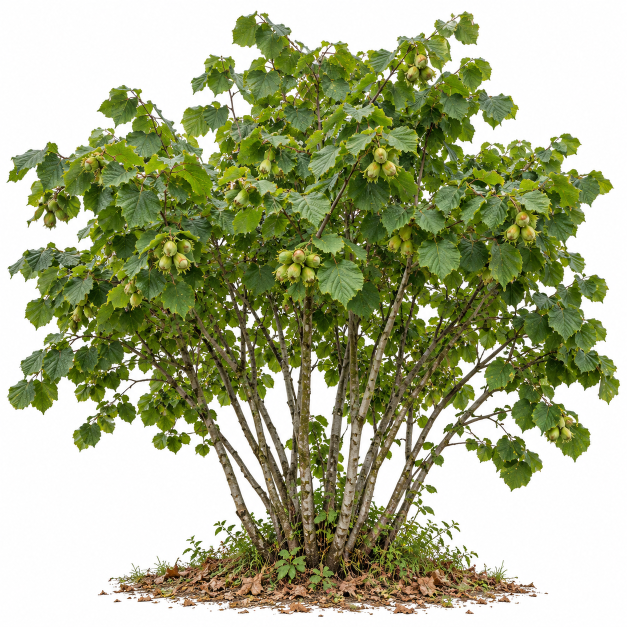
#> input picture assets-src/findik-ocagi-referans.png, 1254 x 1254 px, found by its file name (shown at 1/2 size)
$ python make-bush-textures.py
#> lines starting #> are read from the running program, lines starting #| are printed output that depends on the picture
"""Build the hazelnut bush textures from the reference photo (assets-src/findik-ocagi-referans.png).

- public/textures/ocak-yaprak.png: 1024x1024 atlas of 4 leaf clusters (2x2), white background keyed
  to transparency, edges softened so the cards don't look square.
- public/textures/ocak-kabuk.png: 128x512 tileable bark strip taken from one stem.

Usage: python scripts/make-bush-textures.py
"""
import os

import numpy as np
from PIL import Image

SRC = 'assets-src/findik-ocagi-referans.png'
OUT = 'public/textures'
os.makedirs(OUT, exist_ok=True)
im = Image.open(SRC).convert('RGB')
#> im is the input picture: PIL image 1254x1254 RGB; mean R, G, B 167.9, 173.7, 138.1

# Crown regions whose outline opens onto the white background (left, top, right, right-centre with nuts).
CELLS = [
    (400, 15, 860, 400),
    (10, 250, 410, 650),
    (850, 250, 1250, 650),
    (520, 300, 900, 690),
]
CELL = 512


def key_white(rgb: np.ndarray) -> np.ndarray:
    """Alpha from distance to white: background (and gaps between leaves) becomes transparent."""
    lo = rgb.min(axis=2).astype(np.float32)
    sat = (rgb.max(axis=2).astype(np.float32) - lo)
    a = np.clip((255 - lo - 22) / 40, 0, 1)
    # Pale but saturated pixels (sunlit leaves) stay opaque.
    a = np.maximum(a, np.clip((sat - 40) / 30, 0, 1))
    return a


def soft_edge(n: int, seed: int) -> np.ndarray:
    """Round mask with a ragged edge, so a card has no visible square border."""
    rng = np.random.default_rng(seed)
    y, x = np.mgrid[0:n, 0:n] / (n - 1) * 2 - 1
    r = np.sqrt(x * x + y * y)
    ang = np.arctan2(y, x)
    wobble = sum(rng.uniform(0.02, 0.05) * np.sin(k * ang + rng.uniform(0, 6.28)) for k in (3, 5, 9, 13))
    return np.clip((0.97 + wobble - r) / 0.12, 0, 1)


def box_blur(x: np.ndarray, r: int) -> np.ndarray:
    """Separable box blur of a 2D float array (edge-clamped)."""
    k = 2 * r + 1
    for axis in (0, 1):
        pad = [(0, 0), (0, 0)]
        pad[axis] = (r + 1, r)
        c = np.cumsum(np.pad(x, pad, mode='edge'), axis=axis)
        x = (np.take(c, range(k, c.shape[axis]), axis=axis) - np.take(c, range(0, c.shape[axis] - k), axis=axis)) / k
    return x


def bleed(rgb: np.ndarray, a: np.ndarray) -> np.ndarray:
    """Spread leaf colour into transparent pixels so mipmaps don't show white halos."""
    out = rgb.astype(np.float32)
    w = a.copy()
    acc = out * w[..., None]
    for radius in (2, 6, 16, 40):
        num = np.stack([box_blur(acc[..., c], radius) for c in range(3)], axis=2)
        den = box_blur(w, radius)
        fill = num / np.maximum(den[..., None], 1e-4)
        hole = (w < 0.5)[..., None]
        out = np.where(hole, fill, out)
    return out


atlas = np.zeros((CELL * 2, CELL * 2, 4), np.uint8)
for i, box in enumerate(CELLS):
    crop = im.crop(box).resize((CELL, CELL), Image.LANCZOS)
    rgb = np.asarray(crop)
    a = key_white(rgb) * soft_edge(CELL, i + 1)
    col = bleed(rgb, a)
    cell = np.dstack([np.clip(col, 0, 255), a * 255]).astype(np.uint8)
    cy, cx = divmod(i, 2)
    atlas[cy * CELL:(cy + 1) * CELL, cx * CELL:(cx + 1) * CELL] = cell
#> this loop made 4 passes
#> pass 1, in key_white, `a = np.clip((255 - lo - 22) / 40, 0, 1)`:
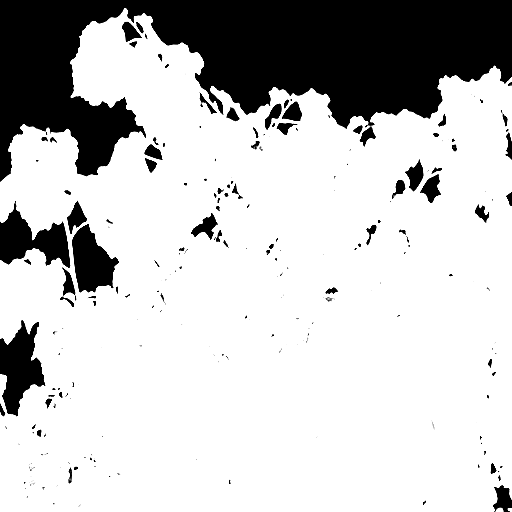
#> a: shape (512, 512) float32; min 0, max 1, mean 0.771
#> after the loop:
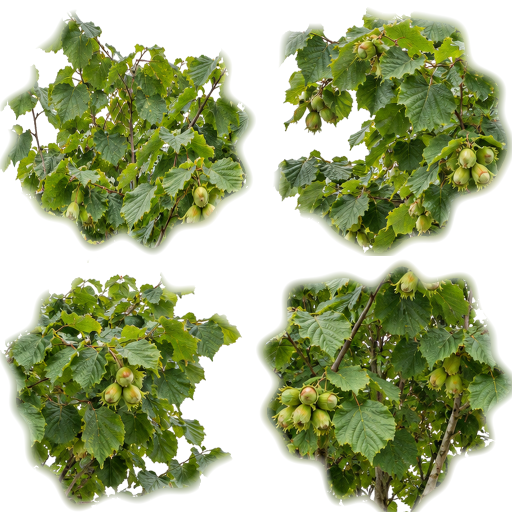
#> atlas: shape (1024, 1024, 4) (shown at 1/2 size); mean R, G, B, A 93.1, 108.6, 44.7, 146; transparent parts drawn white
#> after the loop:
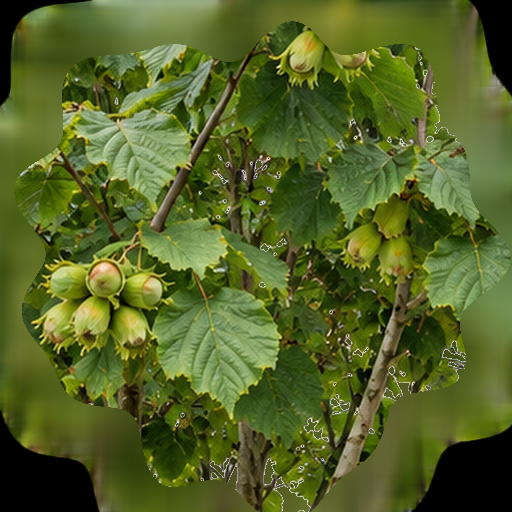
#> col: shape (512, 512, 3) float64; mean R, G, B 85, 99.6, 38.9
#> after the loop:
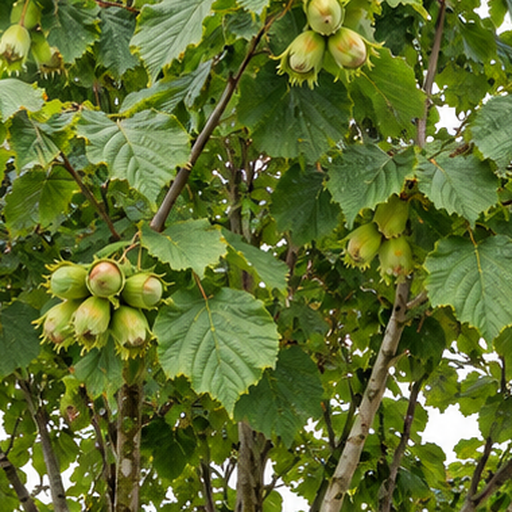
#> rgb: shape (512, 512, 3); mean R, G, B 94.7, 109.9, 46.9
Image.fromarray(atlas, 'RGBA').save(f'{OUT}/ocak-yaprak.png', optimize=True)

# Bark: a narrow strip down the middle of one stem, widened and made to tile vertically.
strip = im.crop((606, 700, 622, 1060)).resize((128, 512), Image.BICUBIC)
s = np.asarray(strip).astype(np.float32)
# Even out the light across the strip (it is a round stem) and blend the ends for vertical tiling.
s = s * (s.mean() / np.maximum(s.mean(axis=(0, 2), keepdims=True), 1))
n = 48
for k in range(n):
    t = k / n
    s[k] = s[k] * t + s[-n + k] * (1 - t)
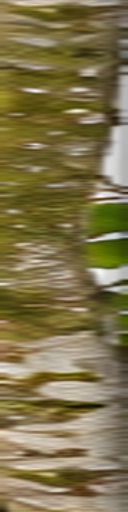
#> s: shape (512, 128, 3) float32; mean R, G, B 127.4, 115.7, 76.1
s = s[:-n]
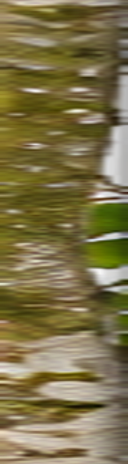
#> s: shape (464, 128, 3) float32; mean R, G, B 125.9, 114.7, 74.1
Image.fromarray(np.clip(s, 0, 255).astype(np.uint8)).resize((128, 512)).save(f'{OUT}/ocak-kabuk.png', optimize=True)
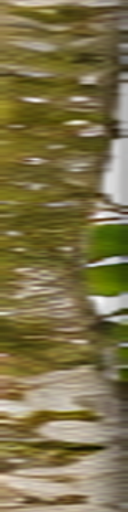
#> saved as ocak-kabuk.png: PIL image 128x512 RGB; mean R, G, B 125.4, 114.2, 73.6
print('ok', atlas.shape)
#| ok (1024, 1024, 4)
